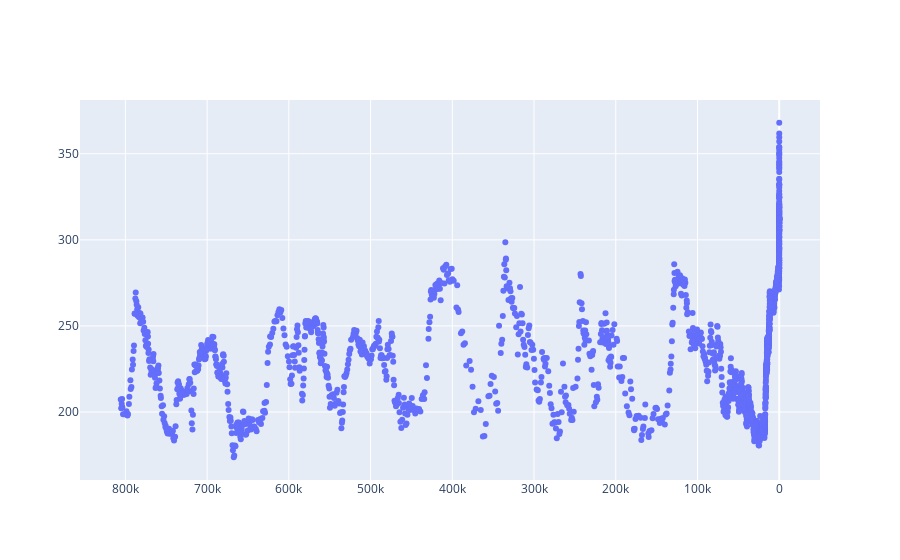

This figure's notebook cell:
### Code cell
import plotly.graph_objects as go
fig = go.Figure(data=go.Scatter(x=antarctica2015co2['Gasage (yr BP)'], y=antarctica2015co2['CO2 (ppmv)'], mode='markers'))
fig['layout']['xaxis']['autorange'] = "reversed"
fig.show()

### Figure 1 — Plotly figure (JSON) as saved in the notebook; plotly's stock layout.template omitted (floating-point values rounded to 4 significant figures; data arrays with more than 128 entries replaced by an {"elided": "..."} marker saying what was removed)
{"data": [{"mode": "markers", "type": "scatter", "x": {"elided": "1901 float values"}, "y": {"elided": "1901 float values"}}], "layout": {"autosize": true, "xaxis": {"autorange": true, "range": [857500.0, -51860.0], "type": "linear"}, "yaxis": {"autorange": true, "range": [157.7, 384.1], "type": "linear"}}}
